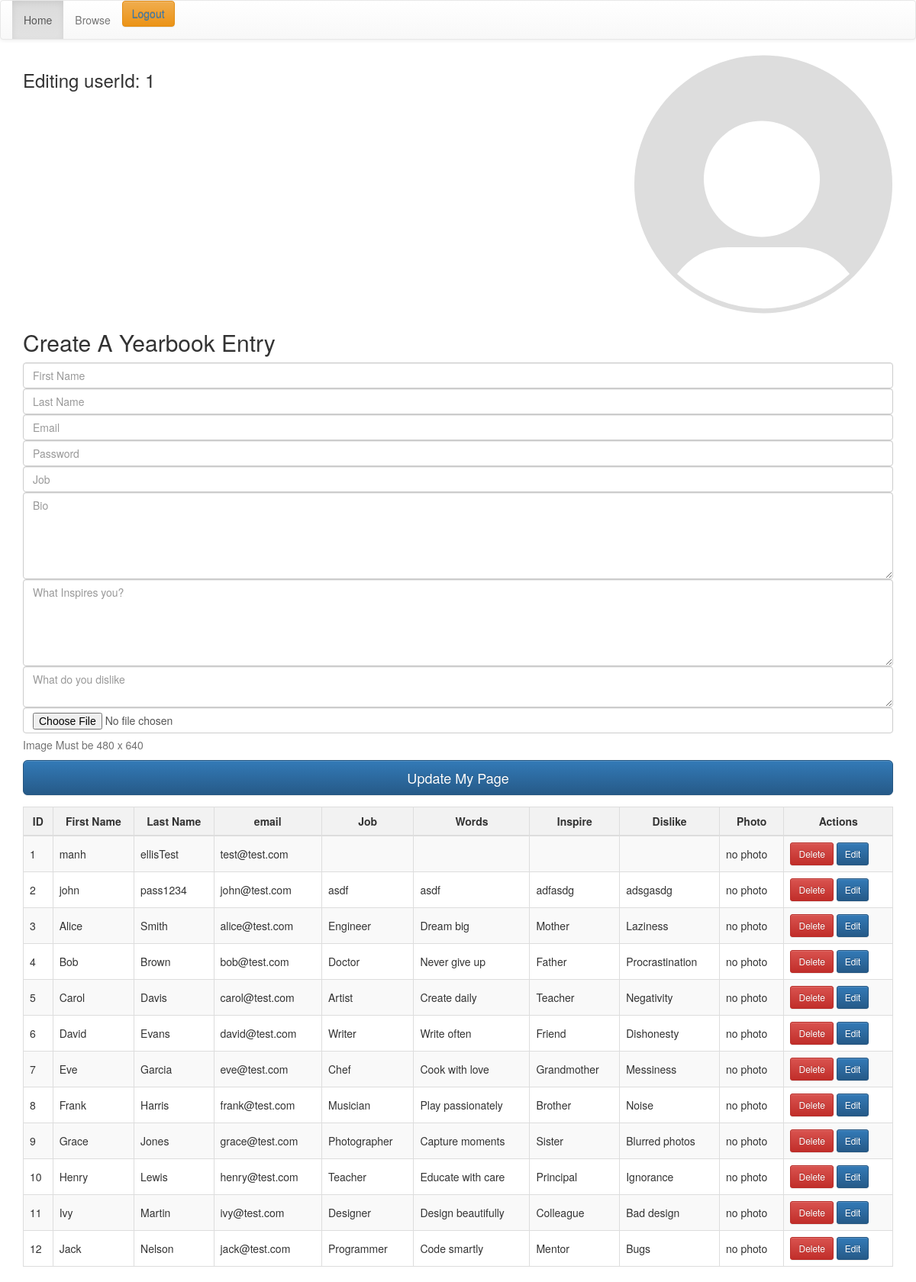
/?edit=1 (signed in), run on the app's committed database.
### tables this page shows
CREATE TABLE `students_login` (
  `id` int(8) NOT NULL,
  `fn` varchar(16) NOT NULL,
  `ln` varchar(16) NOT NULL,
  `photo` varchar(64) DEFAULT NULL,
  `job` varchar(64) DEFAULT NULL,
  `words` varchar(256) DEFAULT NULL,
  `inspire` varchar(256) DEFAULT NULL,
  `dislike` varchar(256) DEFAULT NULL,
  `email` varchar(100) NOT NULL,
  `password` varchar(255) NOT NULL
);

### index.php (the view, shortened to what this page needs)
<?php
include_once 'crud.php';
$fn = '';
$ln = '';
$words = '';
$job = '';
$inspire = '';
$dislike = '';
$row = null;
if (isset($_GET['edit'])) {
    $id = $_GET['edit'];
    $res = $mySQLiconn->query("SELECT * FROM students WHERE id=$id");
    if ($row = $res->fetch_array()) {
        $fn = $row['fn'];
        $ln = $row['ln'];
        $words = $row['words'];
        $job = $row['job'];
        $inspire = $row['inspire'];
        $dislike = $row['dislike'];
        $photo = $row['photo'];
    }
}
?>
<!DOCTYPE html>
<html>
<head>
    <link rel="stylesheet" href="https://maxcdn.bootstrapcdn.com/bootstrap/3.3.7/css/bootstrap.min.css">
    <link rel="stylesheet" href="https://maxcdn.bootstrapcdn.com/bootstrap/3.3.7/css/bootstrap-theme.min.css">
    <link rel="stylesheet" href="./styles.css">
</head>
<body>
    <header>
        <nav class="navbar navbar-default">
            <div class="container-fluid">
                <ul class="nav navbar-nav">
                    <li class="active"><a href="index.php">Home</a></li>
                    <li><a href="browse.php">Browse</a></li>
                    <li><button type="button" class="btn btn-warning"><a href="logout.php">Logout</a></button></li>
                </ul>
            </div>
        </nav>
    </header>
    <div class="container">
        <div class="edit-header">
            <h3 class="userID <?php echo isset($_GET['edit']) ? "visible" : "hidden"; ?>">
                Editing userId:
                <?php echo $_GET['edit']; ?>
            </h3>
            <?php if (isset($_GET['edit'])) {
            ?>
                <?php if (!empty($row['photo']) && file_exists("./uploaded_files/" . $row['photo'])) { ?>
                    <img src="./uploaded_files/<?php echo htmlspecialchars($row['photo']); ?>" alt="photo" class="img-thumbnail" style="width: 400px; height: 400px;">
                <?php } else { ?>
                    <img src="./img/Default_pfp.svg" alt="Default Photo">
                <?php } ?>
            <?php } ?>
        </div>
        <form class="form-signin" method="POST" enctype="multipart/form-data">
            <h2 class="form-signin-heading">Create A Yearbook Entry</h2>
            <div class="form-group">
                <input type="text" name="firstname" class="form-control" id='firstname' placeholder="First Name" value="<?php echo htmlspecialchars($fn); ?>" required>
                <input type="text" name="lastname" class="form-control" id='lastname' placeholder="Last Name" value="<?php echo htmlspecialchars($ln); ?>" required>
                <input type='email' name='email' class='form-control' placeholder="Email" required>
                <input type='password' name='password' class='form-control' placeholder="Password" required>
                <input type="text" id="job" name="job" class='form-control' placeholder="Job" value="<?php echo htmlspecialchars($job); ?>" required>
                <textarea class="form-control" name="words" placeholder="Bio" rows="5" value="" required><?php echo htmlspecialchars($words); ?></textarea>
                <textarea class="form-control" name="inspire" placeholder="What Inspires you?" rows="5" value="" required><?php echo htmlspecialchars($inspire); ?></textarea>
                <textarea class="form-control" name="dislike" placeholder="What do you dislike" rows="2" value="" required><?php echo htmlspecialchars($dislike); ?></textarea>
                <input class="form-control" placeholder="Photo Upload" name='photo' type="file">
                <p class="help-block">Image Must be 480 x 640</p>
                <?php if (isset($_GET['edit'])) : ?>
                    <button class="btn btn-lg btn-primary btn-block" name='update' type="update">Update My Page</button>
                <?php endif; ?>
            </div>
        </form>
    </div>
    <div class="container">
        <table class="table table-bordered table-hover table-striped">
            <thead>
                <tr>
                    <th>ID</th>
                    <th>First Name</th>
                    <th>Last Name</th>
                    <th>email</th>
                    <th>Job</th>
                    <th>Words</th>
                    <th>Inspire</th>
                    <th>Dislike</th>
                    <th >Photo</th>
                    <th>Actions</th>
                </tr>
            </thead>
            <tbody>
                <?php
                $res = $mySQLiconn->query("SELECT * FROM students_login");
                while ($row = $res->fetch_array()) {
                ?>
                    <tr>
                        <td><?php echo $row['id']; ?></td>
                        <td><?php echo $row['fn']; ?></td>
                        <td><?php echo $row['ln']; ?></td>
                        <td><?php echo $row['email']; ?></td>
                        <td><?php echo $row['job']; ?></td>
                        <td><?php echo $row['words']; ?></td>
                        <td><?php echo $row['inspire']; ?></td>
                        <td><?php echo $row['dislike']; ?></td>
                        <td>
                            <?php if ($row['photo'] == "") { ?>
                                <span>no photo</span>
                            <?php } else { ?>
                                <img src="./uploaded_files/<?php echo htmlspecialchars($row['photo']); ?>" alt="photo" class="img-thumbnail" style="width: 100px; height: 100px;">
                            <?php } ?>
                        </td>
                        <td>
                            <a href="?del=<?php echo $row['id']; ?>" class="btn btn-danger btn-sm">Delete</a>
                            <a href="?edit=<?php echo $row['id']; ?>" class="btn btn-primary btn-sm">Edit</a>
                        </td>
                    </tr>
                <?php
                }
                ?>
            </tbody>
        </table>
    </div>
</body>
</html>

### styles.css (style rules this page uses)
textarea { resize: vertical; }
.table > thead > tr > th { background-color: #f2f2f2; color: #333; text-align: center; }
.table { border-collapse: collapse; width: 100%; }
.table-bordered > tbody > tr > td { vertical-align: middle; }
.edit-header { display: flex; flex-direction: row ; justify-content: space-between; }

### data on the page
students_login: id "1", fn "manh", ln "ellisTest", email "test@test.com", shows "no photo"
students_login: id "2", fn "john", ln "pass1234", email "john@test.com", job "asdf", words "asdf", inspire "adfasdg", dislike "adsgasdg", photo "no photo"
students_login: id "3", fn "Alice", ln "Smith", email "alice@test.com", job "Engineer", words "Dream big", inspire "Mother", dislike "Laziness", photo "no photo"
students_login: id "4", fn "Bob", ln "Brown", email "bob@test.com", job "Doctor", words "Never give up", inspire "Father", dislike "Procrastination", photo "no photo"
students_login: id "5", fn "Carol", ln "Davis", email "carol@test.com", job "Artist", words "Create daily", inspire "Teacher", dislike "Negativity", photo "no photo"
students_login: id "6", fn "David", ln "Evans", email "david@test.com", job "Writer", words "Write often", inspire "Friend", dislike "Dishonesty", photo "no photo"
students_login: id "7", fn "Eve", ln "Garcia", email "eve@test.com", job "Chef", words "Cook with love", inspire "Grandmother", dislike "Messiness", photo "no photo"
students_login: id "8", fn "Frank", ln "Harris", email "frank@test.com", job "Musician", words "Play passionately", inspire "Brother", dislike "Noise", photo "no photo"
students_login: id "9", fn "Grace", ln "Jones", email "grace@test.com", job "Photographer", words "Capture moments", inspire "Sister", dislike "Blurred photos", photo "no photo"
students_login: id "10", fn "Henry", ln "Lewis", email "henry@test.com", job "Teacher", words "Educate with care", inspire "Principal", dislike "Ignorance", photo "no photo"
students_login: id "11", fn "Ivy", ln "Martin", email "ivy@test.com", job "Designer", words "Design beautifully", inspire "Colleague", dislike "Bad design", photo "no photo"
students_login: id "12", fn "Jack", ln "Nelson", email "jack@test.com", job "Programmer", words "Code smartly", inspire "Mentor", dislike "Bugs", photo "no photo"

### other printed values
$_GET['edit'] "1"
